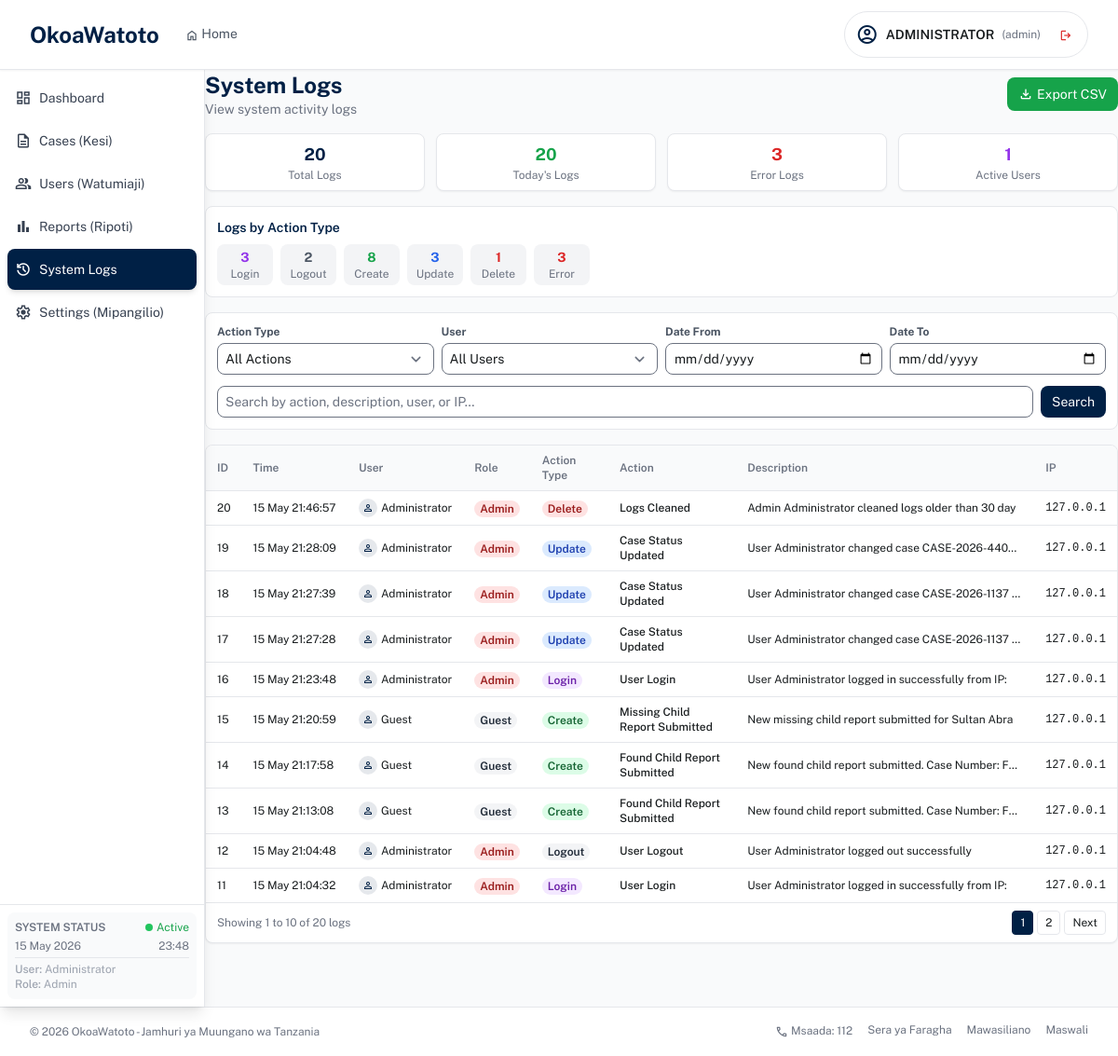
Screenshot of /admin/logs.php (signed in) with the database file from the repository.
### tables this page shows
CREATE TABLE `system_logs` (
  `id` int(11) NOT NULL,
  `user_id` int(11) DEFAULT NULL,
  `user_name` varchar(100) DEFAULT NULL,
  `user_role` varchar(50) DEFAULT NULL,
  `action` varchar(100) DEFAULT NULL,
  `action_type` enum('login','logout','create','update','delete','view','export','error','search','report') DEFAULT 'view',
  `description` text DEFAULT NULL,
  `ip_address` varchar(45) DEFAULT NULL,
  `user_agent` text DEFAULT NULL,
  `page_url` varchar(255) DEFAULT NULL,
  `old_data` longtext DEFAULT NULL CHECK (json_valid(`old_data`)),
  `new_data` longtext DEFAULT NULL CHECK (json_valid(`new_data`)),
  `created_at` timestamp NOT NULL DEFAULT current_timestamp()
);

### admin/logs.php (the view, shortened to what this page needs)
<?php
require_once '../config/database.php';
require_once 'includes/admin-header.php';
$action_type_filter = $_GET['action_type'] ?? '';
$user_filter = $_GET['user_id'] ?? '';
$date_from = $_GET['date_from'] ?? '';
$date_to = $_GET['date_to'] ?? '';
$search_query = $_GET['search'] ?? '';
$page = isset($_GET['page']) ? (int)$_GET['page'] : 1;
$per_page = 10;
$offset = ($page - 1) * $per_page;
$count_sql = "SELECT COUNT(*) as total FROM system_logs WHERE 1=1";
$data_sql = "SELECT * FROM system_logs WHERE 1=1";
$params = [];
$stmt = $pdo->prepare($count_sql);
$stmt->execute($params);
$total_records = $stmt->fetch()['total'];
$total_pages = ceil($total_records / $per_page);
$data_sql .= " ORDER BY created_at DESC LIMIT " . (int)$per_page . " OFFSET " . (int)$offset;
$stmt = $pdo->prepare($data_sql);
$stmt->execute($params);
$logs = $stmt->fetchAll();
$stmt = $pdo->query("SELECT COUNT(*) as total FROM system_logs");
$total_logs = $stmt->fetch()['total'];
$stmt = $pdo->query("SELECT COUNT(*) as total FROM system_logs WHERE DATE(created_at) = CURDATE()");
$today_logs = $stmt->fetch()['total'];
$stmt = $pdo->query("SELECT COUNT(*) as total FROM system_logs WHERE action_type = 'error'");
$error_logs = $stmt->fetch()['total'];
$stmt = $pdo->query("SELECT action_type, COUNT(*) as count FROM system_logs GROUP BY action_type");
$action_stats = $stmt->fetchAll();
$stmt = $pdo->query("SELECT DISTINCT user_id, user_name FROM system_logs WHERE user_id IS NOT NULL ORDER BY user_name");
$users = $stmt->fetchAll();
require_once 'includes/admin-sidebar.php';
?>
<div class="mb-4">
    <div class="flex flex-col md:flex-row justify-between items-start md:items-center gap-3">
        <div>
            <h1 class="text-xl md:text-2xl font-bold text-primary">System Logs</h1>
            <p class="text-gray-500 text-sm">View system activity logs</p>
        </div>
        <div>
            <a href="?export=csv&action_type=<?php echo urlencode($action_type_filter); ?>&user_id=<?php echo urlencode($user_filter); ?>&date_from=<?php echo urlencode($date_from); ?>&date_to=<?php echo urlencode($date_to); ?>"
               class="bg-green-600 text-white px-3 py-1.5 rounded-lg text-sm hover:bg-green-700 transition-colors flex items-center gap-1">
                <span class="material-symbols-outlined text-base">download</span>
                Export CSV
            </a>
        </div>
    </div>
</div>
<div class="grid grid-cols-2 md:grid-cols-4 gap-3 mb-4">
    <div class="bg-white rounded-lg border border-gray-200 p-2 text-center shadow-sm">
        <div class="text-lg font-bold text-primary"><?php echo number_format($total_logs); ?></div>
        <div class="text-xs text-gray-500">Total Logs</div>
    </div>
    <div class="bg-white rounded-lg border border-gray-200 p-2 text-center shadow-sm">
        <div class="text-lg font-bold text-green-600"><?php echo number_format($today_logs); ?></div>
        <div class="text-xs text-gray-500">Today's Logs</div>
    </div>
    <div class="bg-white rounded-lg border border-gray-200 p-2 text-center shadow-sm">
        <div class="text-lg font-bold text-red-600"><?php echo number_format($error_logs); ?></div>
        <div class="text-xs text-gray-500">Error Logs</div>
    </div>
    <div class="bg-white rounded-lg border border-gray-200 p-2 text-center shadow-sm">
        <div class="text-lg font-bold text-purple-600"><?php echo number_format(count($users)); ?></div>
        <div class="text-xs text-gray-500">Active Users</div>
    </div>
</div>
<div class="bg-white rounded-lg border border-gray-200 p-3 mb-4">
    <h3 class="font-semibold text-sm text-primary mb-2">Logs by Action Type</h3>
    <div class="flex flex-wrap gap-2">
        <?php foreach($action_stats as $stat): ?>
        <div class="px-2 py-1 bg-gray-100 rounded-lg text-center min-w-[60px]">
            <div class="text-sm font-bold <?php
                echo match($stat['action_type']) {
                    'error' => 'text-red-600',
                    'create' => 'text-green-600',
                    'update' => 'text-blue-600',
                    'delete' => 'text-red-600',
                    'login' => 'text-purple-600',
                    'logout' => 'text-gray-600',
                    default => 'text-gray-600'
                };
            ?>">
                <?php echo number_format($stat['count']); ?>
            </div>
            <div class="text-xs text-gray-500"><?php echo ucfirst($stat['action_type']); ?></div>
        </div>
        <?php endforeach; ?>
    </div>
</div>
<div class="bg-white rounded-lg border border-gray-200 p-3 mb-4">
    <form method="GET" id="filterForm" class="space-y-3">
        <div class="grid grid-cols-1 md:grid-cols-4 gap-2">
            <div>
                <label class="block text-xs font-bold mb-1 text-gray-600">Action Type</label>
                <select name="action_type" class="w-full px-2 py-1.5 text-sm border rounded-lg">
                    <option value="">All Actions</option>
                </select>
            </div>
            <div>
                <label class="block text-xs font-bold mb-1 text-gray-600">User</label>
                <select name="user_id" class="w-full px-2 py-1.5 text-sm border rounded-lg">
                    <option value="">All Users</option>
                </select>
            </div>
            <div>
                <label class="block text-xs font-bold mb-1 text-gray-600">Date From</label>
                <input type="date" name="date_from" value="<?php echo $date_from; ?>" class="w-full px-2 py-1.5 text-sm border rounded-lg">
            </div>
            <div>
                <label class="block text-xs font-bold mb-1 text-gray-600">Date To</label>
                <input type="date" name="date_to" value="<?php echo $date_to; ?>" class="w-full px-2 py-1.5 text-sm border rounded-lg">
            </div>
        </div>
        <div class="flex gap-2">
            <div class="flex-1">
                <input type="text" name="search" placeholder="Search by action, description, user, or IP..."
                       value="<?php echo htmlspecialchars($search_query); ?>"
                       class="w-full px-2 py-1.5 text-sm border rounded-lg">
            </div>
            <button type="submit" class="bg-primary text-white px-3 py-1.5 rounded-lg text-sm hover:bg-primary/90">
                Search
            </button>
        </div>
    </form>
</div>
<div class="bg-white rounded-lg border border-gray-200 overflow-hidden shadow-sm">
    <div class="overflow-x-auto">
        <table class="w-full text-sm">
            <thead class="bg-gray-50 border-b border-gray-200">
                <tr>
                    <th class="px-3 py-2 text-left text-xs font-semibold text-gray-500">ID</th>
                    <th class="px-3 py-2 text-left text-xs font-semibold text-gray-500">Time</th>
                    <th class="px-3 py-2 text-left text-xs font-semibold text-gray-500">User</th>
                    <th class="px-3 py-2 text-left text-xs font-semibold text-gray-500">Role</th>
                    <th class="px-3 py-2 text-left text-xs font-semibold text-gray-500">Action Type</th>
                    <th class="px-3 py-2 text-left text-xs font-semibold text-gray-500">Action</th>
                    <th class="px-3 py-2 text-left text-xs font-semibold text-gray-500">Description</th>
                    <th class="px-3 py-2 text-left text-xs font-semibold text-gray-500">IP</th>
                </tr>
            </thead>
            <tbody class="divide-y divide-gray-200">
                <?php if(empty($logs)): ?>
                <tr>
                    <td colspan="8" class="px-3 py-6 text-center text-gray-500 text-sm">No logs found</td>
                </tr>
                <?php else: ?>
                    <?php foreach($logs as $log): ?>
                    <tr class="hover:bg-gray-50 transition-colors">
                        <td class="px-3 py-2 text-xs"><?php echo $log['id']; ?></td>
                        <td class="px-3 py-2 text-xs whitespace-nowrap">
                            <?php echo date('d M H:i:s', strtotime($log['created_at'])); ?>
                        </td>
                        <td class="px-3 py-2 text-xs">
                            <div class="flex items-center gap-1">
                                <div class="w-5 h-5 rounded-full bg-primary/10 flex items-center justify-center">
                                    <span class="material-symbols-outlined text-primary text-xs">person</span>
                                </div>
                                <?php echo htmlspecialchars($log['user_name'] ?? 'Guest'); ?>
                            </div>
                        </td>
                        <td class="px-3 py-2">
                            <span class="px-1.5 py-0.5 rounded-full text-xs font-semibold <?php
                                echo match($log['user_role']) {
                                    'admin' => 'bg-red-100 text-red-800',
                                    'staff' => 'bg-blue-100 text-blue-800',
                                    default => 'bg-gray-100 text-gray-800'
                                };
                            ?>">
                                <?php echo ucfirst($log['user_role'] ?? 'Guest'); ?>
                            </span>
                        </td>
                        <td class="px-3 py-2">
                            <span class="px-1.5 py-0.5 rounded-full text-xs font-semibold <?php
                                echo match($log['action_type']) {
                                    'create' => 'bg-green-100 text-green-800',
                                    'update' => 'bg-blue-100 text-blue-800',
                                    'delete' => 'bg-red-100 text-red-800',
                                    'login' => 'bg-purple-100 text-purple-800',
                                    'logout' => 'bg-gray-100 text-gray-800',
                                    'error' => 'bg-red-100 text-red-800',
                                    default => 'bg-gray-100 text-gray-800'
                                };
                            ?>">
                                <?php echo ucfirst($log['action_type'] ?? 'view'); ?>
                            </span>
                        </td>
                        <td class="px-3 py-2 text-xs font-medium"><?php echo htmlspecialchars(substr($log['action'], 0, 30)); ?></td>
                        <td class="px-3 py-2 text-xs max-w-xs truncate">
                            <?php echo htmlspecialchars(substr($log['description'] ?? '', 0, 50)); ?>
                        </td>
                        <td class="px-3 py-2 text-xs font-mono"><?php echo $log['ip_address'] ?? '-'; ?></td>
                    </tr>
                    <?php endforeach; ?>
                <?php endif; ?>
            </tbody>
        </table>
    </div>
    <?php if($total_pages > 1): ?>
    <div class="px-3 py-2 border-t border-gray-200 flex justify-between items-center text-xs">
        <div class="text-gray-500">
            Showing <?php echo (($page - 1) * $per_page) + 1; ?> to <?php echo min($page * $per_page, $total_records); ?> of <?php echo number_format($total_records); ?> logs
        </div>
        <div class="flex gap-1">
            <?php for($i = 1; $i <= min(5, $total_pages); $i++): ?>
            <a href="?page=<?php echo $i; ?>&action_type=<?php echo urlencode($action_type_filter); ?>&user_id=<?php echo urlencode($user_filter); ?>&date_from=<?php echo urlencode($date_from); ?>&date_to=<?php echo urlencode($date_to); ?>&search=<?php echo urlencode($search_query); ?>"
               class="pagination-link px-2 py-1 border rounded <?php echo $page == $i ? 'bg-primary text-white border-primary' : 'hover:bg-gray-50'; ?>">
                <?php echo $i; ?>
            </a>
            <?php endfor; ?>
            <?php if($page < $total_pages): ?>
            <a href="?page=<?php echo $page+1; ?>&action_type=<?php echo urlencode($action_type_filter); ?>&user_id=<?php echo urlencode($user_filter); ?>&date_from=<?php echo urlencode($date_from); ?>&date_to=<?php echo urlencode($date_to); ?>&search=<?php echo urlencode($search_query); ?>"
               class="pagination-link px-2 py-1 border rounded hover:bg-gray-50">
                Next
            </a>
            <?php endif; ?>
        </div>
    </div>
    <?php endif; ?>
</div>
<?php require_once 'includes/admin-footer.php'; ?>

### admin/includes/admin-header.php (style rules this page uses)
body { font-family: 'Public Sans', sans-serif; background-color: #f7fafc; }
.material-symbols-outlined { font-variation-settings: 'FILL' 0, 'wght' 400, 'GRAD' 0, 'opsz' 24; display: inline-block; vertical-align: middle; }

### rows the page displays
system_logs: id "20", created_at "15 May 21:46:57", user_name "Administrator", user_role "Admin", action_type "Delete", action "Logs Cleaned", description "Admin Administrator cleaned logs older than 30 day", ip_address "127.0.0.1"
system_logs: id "19", created_at "15 May 21:28:09", user_name "Administrator", user_role "Admin", action_type "Update", action "Case Status Updated", description "User Administrator changed case CASE-2026-440…", ip_address "127.0.0.1"
system_logs: id "18", created_at "15 May 21:27:39", user_name "Administrator", user_role "Admin", action_type "Update", action "Case Status Updated", description "User Administrator changed case CASE-2026-1137…", ip_address "127.0.0.1"
system_logs: id "17", created_at "15 May 21:27:28", user_name "Administrator", user_role "Admin", action_type "Update", action "Case Status Updated", description "User Administrator changed case CASE-2026-1137…", ip_address "127.0.0.1"
system_logs: id "16", created_at "15 May 21:23:48", user_name "Administrator", user_role "Admin", action_type "Login", action "User Login", description "User Administrator logged in successfully from IP:", ip_address "127.0.0.1"
system_logs: id "15", created_at "15 May 21:20:59", user_name "Guest", user_role "Guest", action_type "Create", action "Missing Child Report Submitted", description "New missing child report submitted for Sultan Abra", ip_address "127.0.0.1"
system_logs: id "14", created_at "15 May 21:17:58", user_name "Guest", user_role "Guest", action_type "Create", action "Found Child Report Submitted", description "New found child report submitted. Case Number: FOU", ip_address "127.0.0.1"
system_logs: id "13", created_at "15 May 21:13:08", user_name "Guest", user_role "Guest", action_type "Create", action "Found Child Report Submitted", description "New found child report submitted. Case Number: FOU", ip_address "127.0.0.1"
system_logs: id "12", created_at "15 May 21:04:48", user_name "Administrator", user_role "Admin", action_type "Logout", action "User Logout", description "User Administrator logged out successfully", ip_address "127.0.0.1"
system_logs: id "11", created_at "15 May 21:04:32", user_name "Administrator", user_role "Admin", action_type "Login", action "User Login", description "User Administrator logged in successfully from IP:", ip_address "127.0.0.1"

### other values shown
$_SESSION['user_name'] "ADMINISTRATOR"
$_SESSION['user_role'] "admin"
$_SESSION['user_name'] "Administrator"
$_SESSION['user_role'] "Admin"
$total_logs "20"
$today_logs "20"
$error_logs "3"
count($users) "1"
$stat['count'] "3"
$stat['action_type'] "Login"
$stat['count'] "2"
$stat['action_type'] "Logout"
$stat['count'] "8"
$stat['action_type'] "Create"
$stat['action_type'] "Update"
